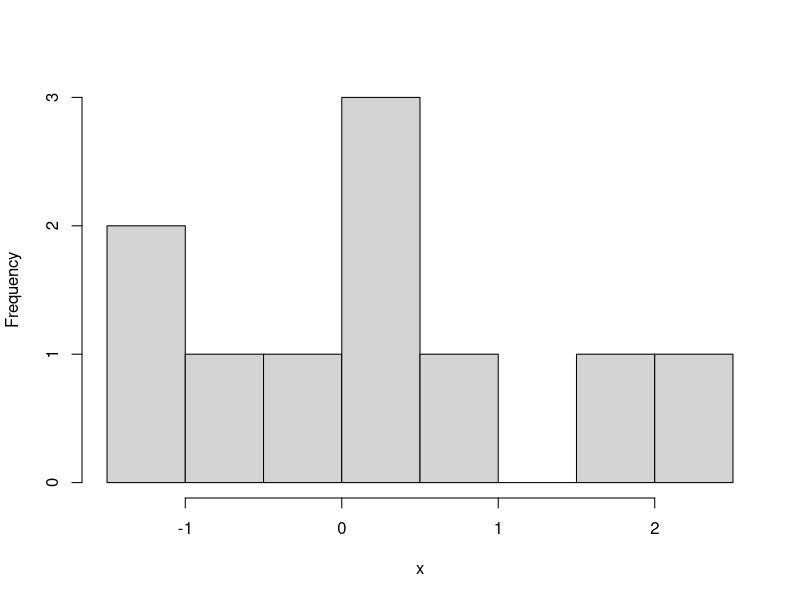
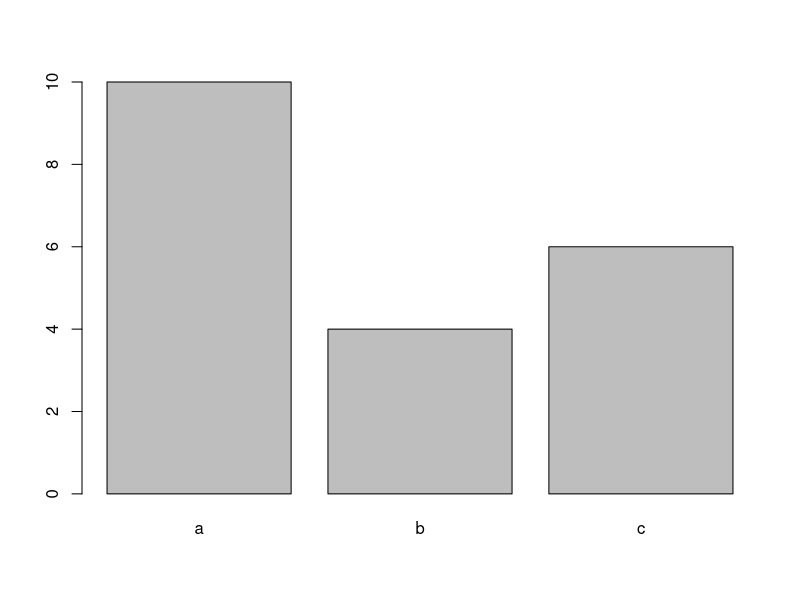
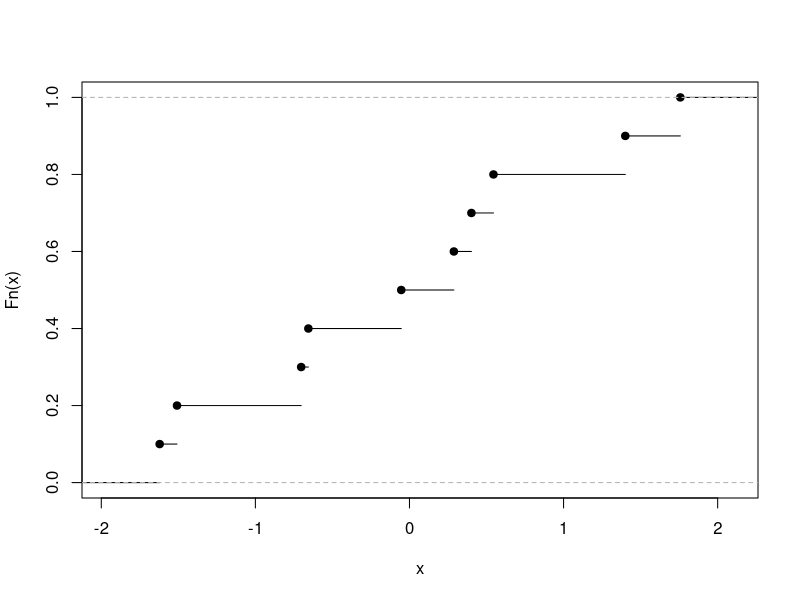

Write R code to recreate these figures, in order.
## ---- chunk 1
s <- "My grandmother started walking five miles a day 
when she was sixty. She's ninety-seven now, 
and we don't know where the hell she is."
nchar(s)
x <- 2*pi
cos(x)
## ---- chunk 2
a <- 1:5
x <- letters[1:10]
x[-(2:3)]
## ---- chunk 3
A <- matrix(0, 2, 2)
B <- matrix(c("un","deux","trois","quatre"), 2, 2)
A[1,]
B[2,2]
## ---- chunk 4
D <- data.frame(a=1:10, b=letters[1:10], cos=cos(2*pi*1:10))
D[1:2,2:3]
D$a[3]
D[[1]]
## ---- chunk 5
L <- list(1:10, b=3, f=cos, char=letters[5:7])
names(L)
## ---- chunk 6
hist(rnorm(10), xlab="x", main="")
## ---- chunk 7
barplot(c(a=10,b=4,c=6))
## ---- chunk 8
plot(ecdf(rnorm(10)), xlab="x", main="")
